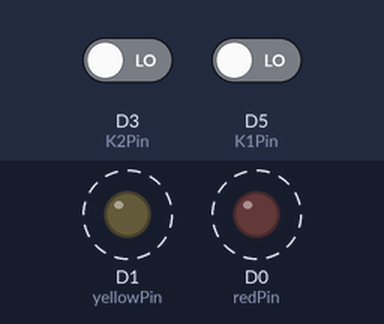
The sketch below on a simulated ESP8266 (NodeMCU). Parts: output pins drawn as LEDs (lit = HIGH). Dashed ring = blinking. The test bench sets the inputs (shaded band); at power-on: D3 (K2Pin) LOW, D5 (K1Pin) LOW.

Above: at 0.15 s.
Timing chart, 0 to 3.0 s (numbered marks = the images above):
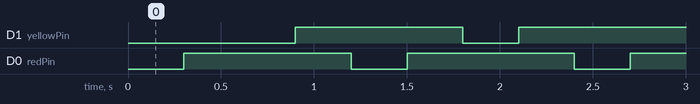

Measured:
- by itself, D1 (yellowPin), D0 (redPin): alternates HIGH for 0.90 s and LOW for 0.30 s
- by itself, everything shown: repeats every 8.4 s, in 28 steps

The sketch:

lab1buttonLED.ino
```cpp
#define redPin D0
#define K1Pin D5
#define yellowPin D1
#define K2Pin D3
void setup() {
  pinMode(redPin, OUTPUT);
  pinMode(K1Pin, INPUT);

  pinMode(yellowPin, OUTPUT);
  pinMode(K2Pin, INPUT);

  digitalWrite(redPin, LOW);
  digitalWrite(yellowPin, LOW);
}

void loop() {
  if(digitalRead(K1Pin) == HIGH){
    digitalWrite(redPin, LOW);
  }

  if(digitalRead(K1Pin) == LOW){
    digitalWrite(redPin, LOW);
    delay(300);
    digitalWrite(redPin, HIGH);
    delay(300);
  }
    if(digitalRead(K2Pin) == HIGH){
    digitalWrite(yellowPin, LOW);
  }

  if(digitalRead(K2Pin) == LOW){
    digitalWrite(yellowPin, LOW);
    delay(300);
    digitalWrite(yellowPin, HIGH);
    delay(300);
  }
}
```
